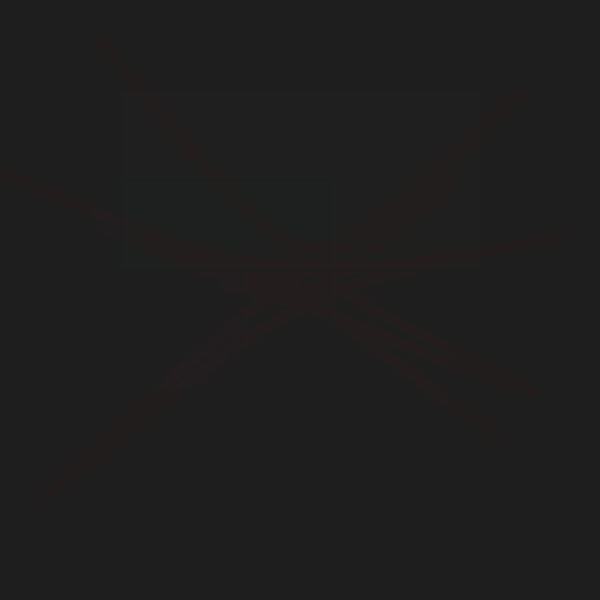
Frame 1 (no input)
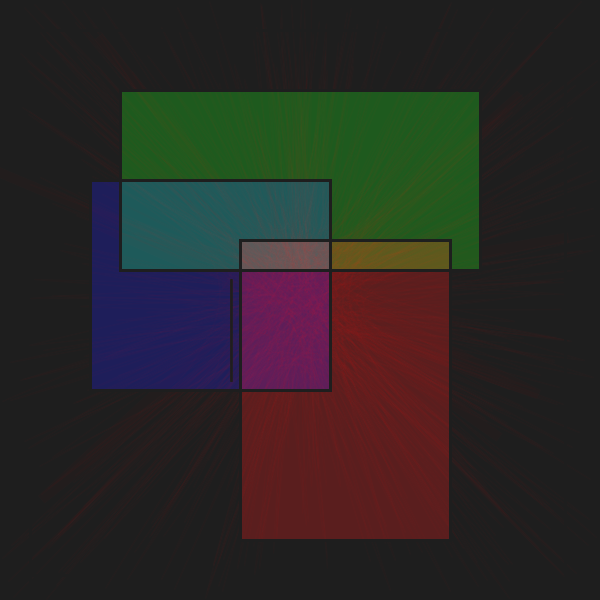
Frame 60 (the mouse pressed at the canvas centre just before this capture)
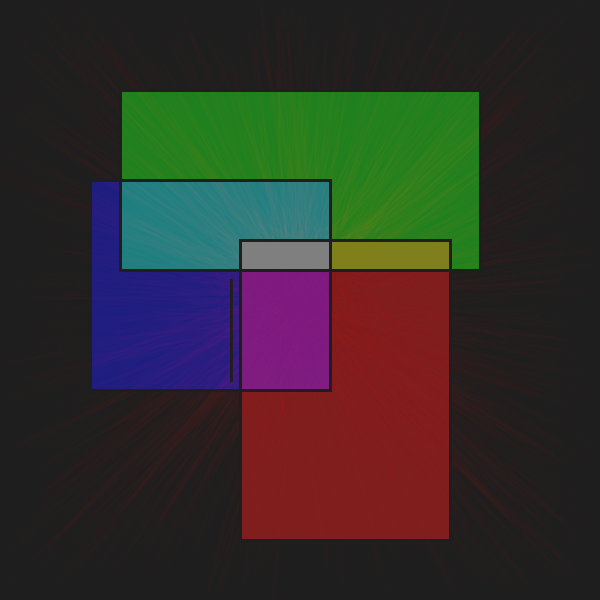
Frame 120 (the mouse held since frame 60 and released just before this capture)

The Processing sketch that drew these frames (run headless with seeded random() and noise(); from frame 60 on, the mouse is pressed at the canvas centre):

// Processing sketch: rgbaface
// ── rgbaface.pde
int SIZE = 600;
Scribbler s1, s2,s3;
int baset, tvar;
int SW;
float j = 0;
float[] exes = {random(SIZE*0.25, SIZE*0.75), random(SIZE*0.25, SIZE*0.75), random(SIZE*0.25, SIZE*0.75), random(SIZE*0.25, SIZE*0.75)};


void mousePressed(){
 fill(0);
 line(20, 30, SIZE-20, 30);
    line(SIZE-35, 20, SIZE-35, SIZE-25);
    line(20, SIZE-25, 90, SIZE-25);
    line(30, SIZE-90, 30, SIZE-10);

    rect(SIZE*0.4, SIZE*0.4, SIZE*0.35, SIZE*0.5);

    rect(SIZE*0.2, SIZE*0.15, SIZE*0.6, SIZE*0.3);

    rect(SIZE*0.15, SIZE*0.3, SIZE*0.4, SIZE*0.35);
    strokeWeight(1.25);
    //triangle(SIZE*0.385, SIZE*0.465, SIZE*0.27, SIZE*0.465, SIZE*0.385, SIZE*0.58);
    line(SIZE*0.385, SIZE*0.465, SIZE*0.385, SIZE*0.635);
}

class Scribbler {
  float x1, y1, x2,y2;
  int slope;
  int r;
  color c;
  int tr;
  color[] colours;
  int cindex;

  Scribbler(float x1, float y1, int r, int s) {
    this.x1 = 0;
    this.y1 = y1;
    this.slope = s;
    this.r = r;
    this.tr = baset + int(random(-tvar, tvar));
    this.colours = new color[] {color(0,100,75),color(0,75,100)};
    this.cindex = 0;
    getNextColour();
  }
  
  void white(){
    c = color(255);
  }
  
  void getNextColour(){
    int r = int(random(4));
    if(r==0){
      c = color(255);
    } else if(r == 1) {
      c = color(255,0,0); 
    }else if(r == 2) {
      c = color(0,255,0); 
    } else if(r == 3) {
      c = color(0,0,255); 
    }
  }
  void move(){
    x2 = random(0, SIZE);

    y2 = y1 + random(-r,r);
    
    if(random(50)>49){
      x1 = SIZE - x1;
      if(random(5)>3){
            getNextColour();
      }
      
    }

    if(y2 >= SIZE || y2 <= 0){
      y2 = random(0, SIZE);
    }
  }
  
  void scribble() {
    
    tr = baset + int(random(-tvar, tvar));
      
    stroke(c, tr);
    move();
    drawSwoosh();
  }
  void drawMark(float x, float y){
    int s = 5;
    ellipse(x, y, s, s);
  }
  
  void drawSwoosh(){
    noFill();
    float n = 10.0;    
    float x= x1+random(-r,r);
    float y=y1+random(-r,r);

//    beginShape();
//    vertex(x,y);
//
//    for(int i = 0; i < n; i++){
//      bezierVertex(x, y, x1+ ((1+i)*(x2-x1)/(n*2)), y1 + ((1+i)*(y2-y1)/(2*n)), x1 + ((1+i)*(x2-x1)/n), y1 + ((1+i)*(y2-y1)/n));
//    }
//    endShape();
//    
      //int r = 100;
   x1 = y1 = SIZE*0.5;
   beginShape();
 
  vertex(x, y);
  
  for(int i = 0; i < n; i++){
  
    bezierVertex(getPoint(x1,r), getPoint(y1,r),getPoint(x1,r), getPoint(y1,r),random(SIZE), random(SIZE));
    }
    
  
    endShape();


    y1 = y2;
  }
  
  int getPoint(float c, int r){
  return int(c) + int(random(0-r,r));
}
   void drawLine(){

    float n = 10.0;    
    for(int i = 0; i < n; i++){
      line(x1, y1, x1 + ((1+i)*(x2-x1)/n), y1);
    }
    y1 = y2;
  }
  
  void drawX(float x, float y){
    line(x-slope,y+slope,x+slope,y-slope);
    line(x-slope, y-slope, x+slope, y+slope);
  }
}


void setup() {
  SW = 10;
  strokeCap(SQUARE);
  surface.setSize(SIZE, SIZE);
  background(30);
  //background(color(0,100,100, 1));
  strokeWeight(SW);
  baset = 5;
  tvar = 0;
  s2 = new Scribbler(random(SIZE), random(SIZE), 25, 5);
//  s1 = new Scribbler(random(SIZE), random(SIZE), 60, 5);

}

void lines() {
  stroke(0, 75);
  strokeWeight(2);
    for(int i = 0; i < exes.length; i++){
          float x = exes[i];

    line(x,SIZE*0.25,x,(SIZE*0.25+(SIZE*0.5/600.0)*j));
    }
    j = (j + 1);
    println(j);
}

void draw() {
//    s1.scribble();
    s2.scribble();
    stroke(30);
    strokeWeight(3);
    line(20, 30, SIZE-20, 30);
    line(SIZE-35, 20, SIZE-35, SIZE-25);
    line(20, SIZE-25, 90, SIZE-25);
    line(30, SIZE-90, 30, SIZE-10);
        fill(255, 0, 0,1);

    rect(SIZE*0.4, SIZE*0.4, SIZE*0.35, SIZE*0.5);
        fill(0, 255, 0,1);

    rect(SIZE*0.2, SIZE*0.15, SIZE*0.6, SIZE*0.3);
        fill(0, 0, 255,1);

    rect(SIZE*0.15, SIZE*0.3, SIZE*0.4, SIZE*0.35);
    strokeWeight(1.25);
    //triangle(SIZE*0.385, SIZE*0.465, SIZE*0.27, SIZE*0.465, SIZE*0.385, SIZE*0.58);
    line(SIZE*0.385, SIZE*0.465, SIZE*0.385, SIZE*0.635);
    //triangle(0, 0, SIZE,0, SIZE, SIZE);
    //lines();
    noFill();
//    fill(255,1);
//    stroke(255, 1);
//
//
//    ellipse(SIZE*0.5,SIZE*0.5,50,50);
//        ellipse(SIZE*0.5,SIZE*0.5,40,40);
//            fill(255,10);
//
//            stroke(255, 10);
//
//        ellipse(SIZE*0.5,SIZE*0.5,30,30);
//        ellipse(SIZE*0.5,SIZE*0.5,20,20);
//        ellipse(SIZE*0.5,SIZE*0.5,10,10);
//                ellipse(SIZE*0.5,SIZE*0.5,5,5);
//
//

    //s3.scribble();

}
